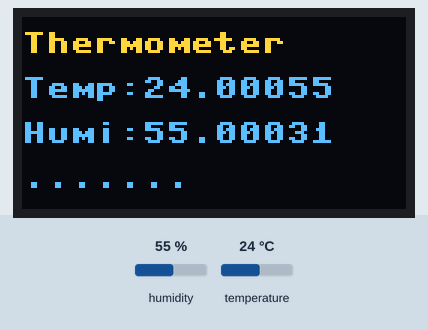
This program was run on a simulated Raspberry Pi Pico running MicroPython. On the bench: 128×64 one-colour display. The inputs (shaded band) are chosen by the test bench; at power-on: humidity 55 %, temperature 24 °C. The OLED is the two-colour kind (top 16 rows yellow); library files of the repository ran but are not shown: ssd1306.py, aht10.py.

Above: at 1.2 s.
1.3 s: humidity set to 22 %
At 3.0 s:
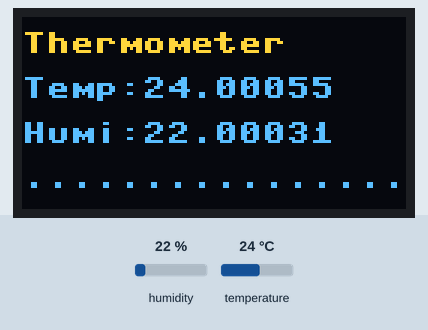
3.1 s: temperature set to 12 °C
At 3.29 s:
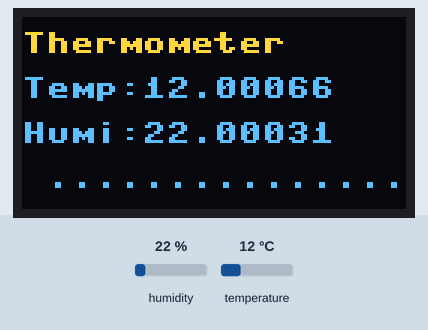
4.7 s: humidity set to 40 %
At 6.2 s:
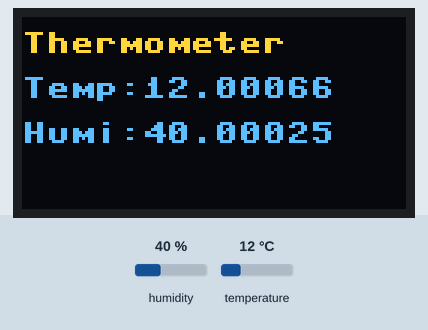
6.4 s: temperature set to 19 °C
At 6.64 s:
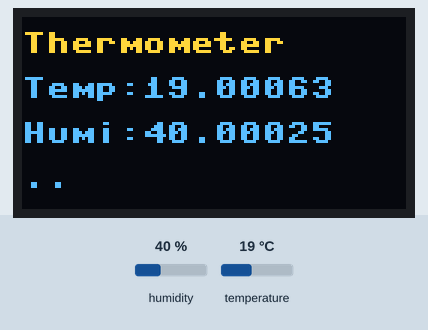
Timing chart, 0 to 9.0 s (numbered marks = the images above; inputs shaded):
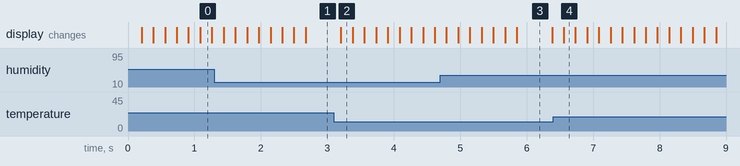

The program:

main.py
```python
# I2C Scanner MicroPython
from machine import Pin, SoftI2C
import ssd1306
import utime
import aht10

# You can choose any other combination of I2C pins
oled_i2c = SoftI2C(scl=Pin(27), sda=Pin(26))

oled_width = 128
oled_height = 64
oled = ssd1306.SSD1306_I2C(oled_width, oled_height, oled_i2c)

aht_i2c = SoftI2C(sda=Pin(18), scl=Pin(19))
aht10 = aht10.AHT10(aht_i2c, mode=0, address=0x38)

dot = "."

while True:
    humi = aht10.humidity()
    temp = aht10.temperature()

    if len(dot) > 17:
        if "." not in dot:
            dot = "."
        else:
            dot = " "+ dot[:len(dot)-1]
    else:
        dot += "."

    oled.fill(0)
    oled.text("Thermometer", 0, 5)
    oled.text("Temp:", 0, 20)
    oled.text("Humi:", 0, 35)
    oled.text(str(temp), 40, 20)
    oled.text(str(humi), 40, 35)
    oled.text(dot, 0, 50)
    oled.show()
```
